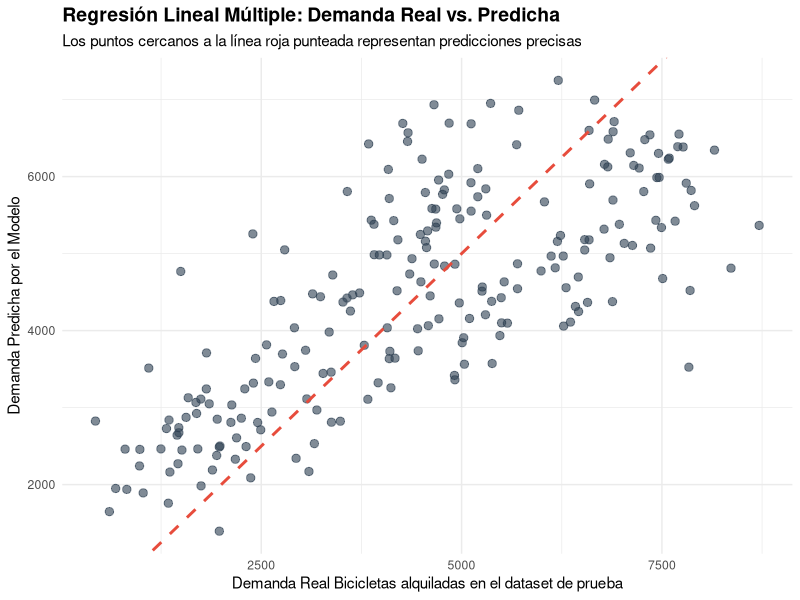

The R script that drew this image:
## ---- chunk 1
library (tidyverse)
## ---- chunk 2
datos <- read.csv("day_preparado.csv")
## ---- chunk 3
set.seed(123)

n <- nrow(datos)

indice <- sample(
  1:n,
  size = round(0.70*n)
)

entrenamiento <- datos[indice, ]
prueba <- datos[-indice, ]

cat(
  "\nEntrenamiento:",
  nrow(entrenamiento),
  "\n"
)

cat(
  "Prueba:",
  nrow(prueba),
  "\n"
)
## ---- chunk 4
modelo_lm <- lm(cnt ~ temp + hum + windspeed + workingday + season + mnth + weathersit, 
                data = entrenamiento)
## ---- chunk 5
summary(modelo_lm)
## ---- chunk 6
predicciones <- predict(modelo_lm, newdata = prueba)
## ---- chunk 7
rmse <- sqrt(mean((prueba$cnt - predicciones)^2))
mae  <- mean(abs(prueba$cnt - predicciones))
r2   <- 1 - (sum((prueba$cnt - predicciones)^2) / sum((prueba$cnt - mean(prueba$cnt))^2))
## ---- chunk 8
cat("\n=== RESULTADOS REGRESIÓN LINEAL MÚLTIPLE ===\n")
cat("RMSE :", round(rmse, 2), "\n")
cat("MAE  :", round(mae, 2), "\n")
cat("R²   :", round(r2, 4), "\n")
## ---- chunk 9
df_grafico <- data.frame(
  Real = prueba$cnt,
  Predicho = predicciones
)
## ---- chunk 10
grafico_real_vs_pred <- ggplot(df_grafico, aes(x = Real, y = Predicho)) +
  geom_point(color = "#2c3e50", alpha = 0.6, size = 2.5) + 
  geom_abline(intercept = 0, slope = 1, color = "#e74c3c", linetype = "dashed", linewidth = 1) + 
  labs(
    title = "Regresión Lineal Múltiple: Demanda Real vs. Predicha",
    subtitle = "Los puntos cercanos a la línea roja punteada representan predicciones precisas",
    x = "Demanda Real Bicicletas alquiladas en el dataset de prueba",
    y = "Demanda Predicha por el Modelo"
  ) +
  theme_minimal() +
  theme(plot.title = element_text(face = "bold", size = 14))
print(grafico_real_vs_pred)
